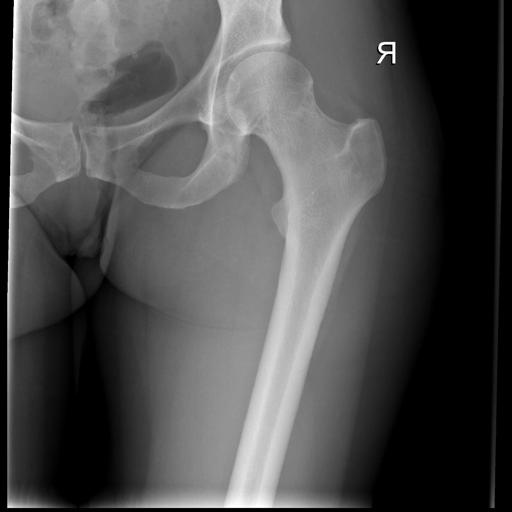
#> input picture code/raw_data/train/dcom/6.jpg, 512 x 512 px, found by its file name
$ python body.py
#> lines starting #> are read from the running program, lines starting #| are printed output that depends on the picture; after the words box and inside, x2 and y2 are one past the last pixel; in counts of white or black regions, pixels touching at a corner belong together
import cv2

# Load image
image = cv2.imread('./raw_data/train/6.jpg')
#> image is the input picture: shape (512, 512, 3); min 0, max 255, mean 80.3

# Convert image to grayscale
gray = cv2.cvtColor(image, cv2.COLOR_BGR2GRAY)

# Apply Canny edge detection
edges = cv2.Canny(gray, 100, 300)
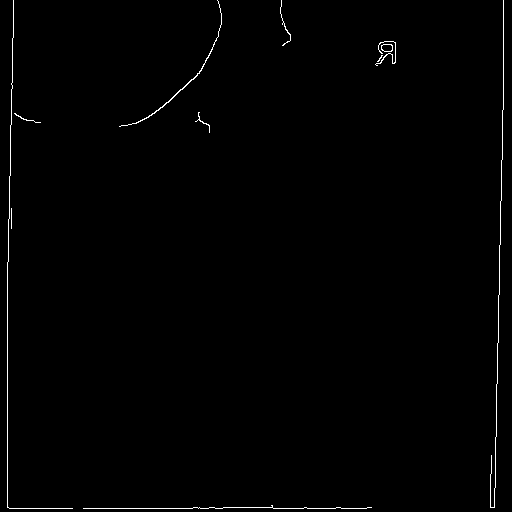
#> edges: shape (512, 512); 0.74% white in thin lines or dots

# Find contours in the binary image
contours, hierarchy = cv2.findContours(edges, cv2.RETR_EXTERNAL, cv2.CHAIN_APPROX_SIMPLE)
#> contours = 11 contours, 9 with area under 20; largest, box (x1, y1, x2, y2) and area: (381, 44, 393, 52) 72, (119, 0, 222, 127) 64

# Draw contours on the original image
cv2.drawContours(image, contours, -1, (0, 0, 255), 2)
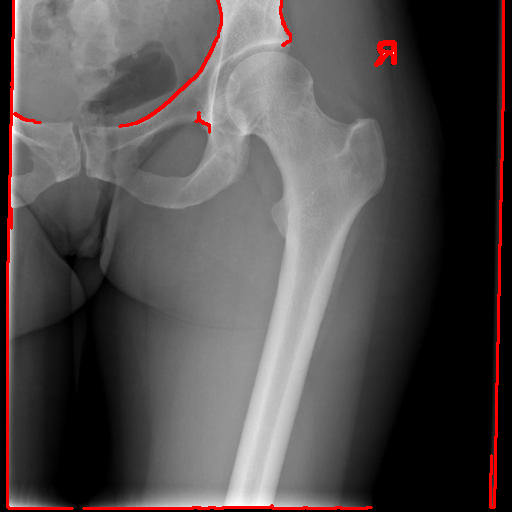
#> image: shape (512, 512, 3); 2.25% of pixels changed, all inside (x1, y1, x2, y2) = (6, 0, 505, 510)

# Display the result
cv2.namedWindow('Contours', cv2.WND_PROP_FULLSCREEN)
cv2.setWindowProperty('Contours', cv2.WND_PROP_FULLSCREEN, cv2.WINDOW_NORMAL)
cv2.imshow('Contours', image)
cv2.waitKey(0)
cv2.destroyAllWindows()

$ run again, with code/raw_data/train/dcom/1.jpg copied over code/raw_data/train/dcom/6.jpg
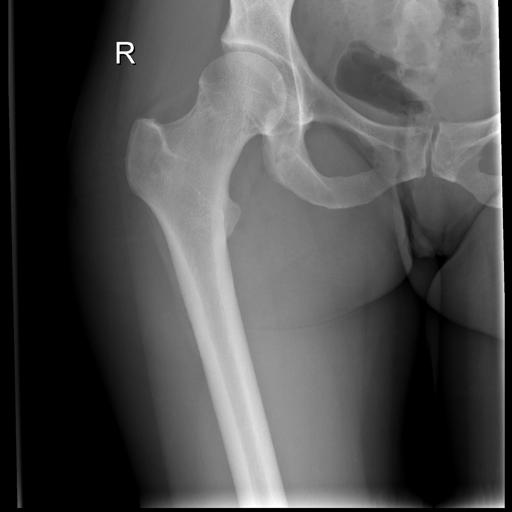
#> input picture code/raw_data/train/dcom/1.jpg, 512 x 512 px, found by its file name
#> image is the input picture: shape (512, 512, 3); min 0, max 255, mean 80.3
#> `edges = cv2.Canny(gray, 100, 300)`:
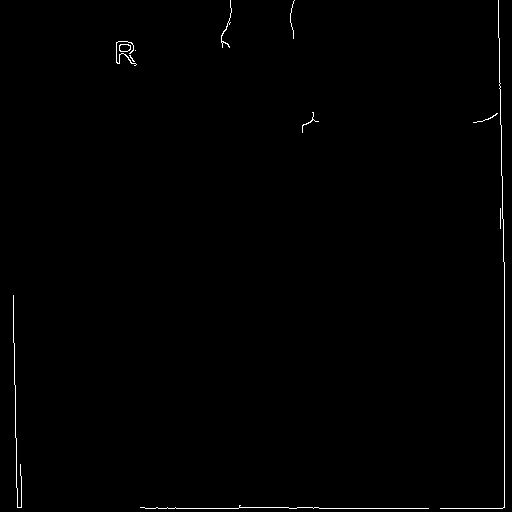
#> edges: shape (512, 512); 0.56% white in thin lines or dots
#> contours = 12 contours, 11 with area under 20; largest, box (x1, y1, x2, y2) and area: (119, 44, 131, 52) 72
#> `cv2.drawContours(image, contours, -1, (0, 0, 255), 2)`:
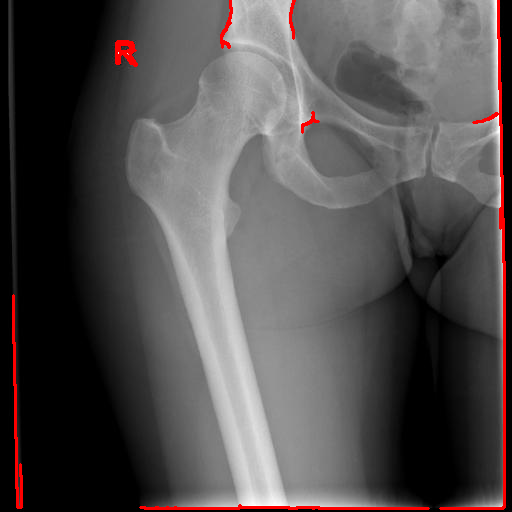
#> image: shape (512, 512, 3); 1.7% of pixels changed, all inside (x1, y1, x2, y2) = (12, 0, 506, 510)
